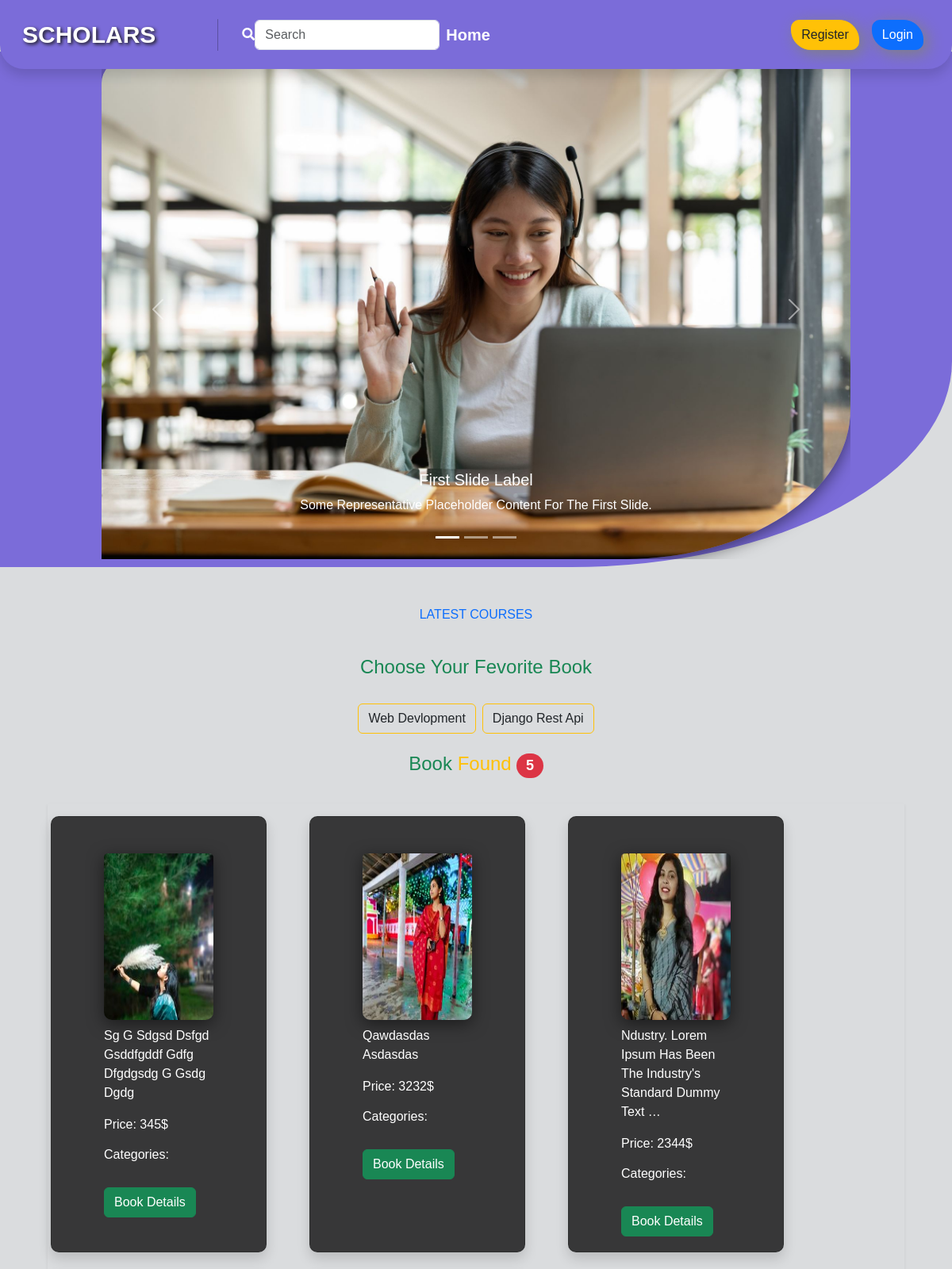
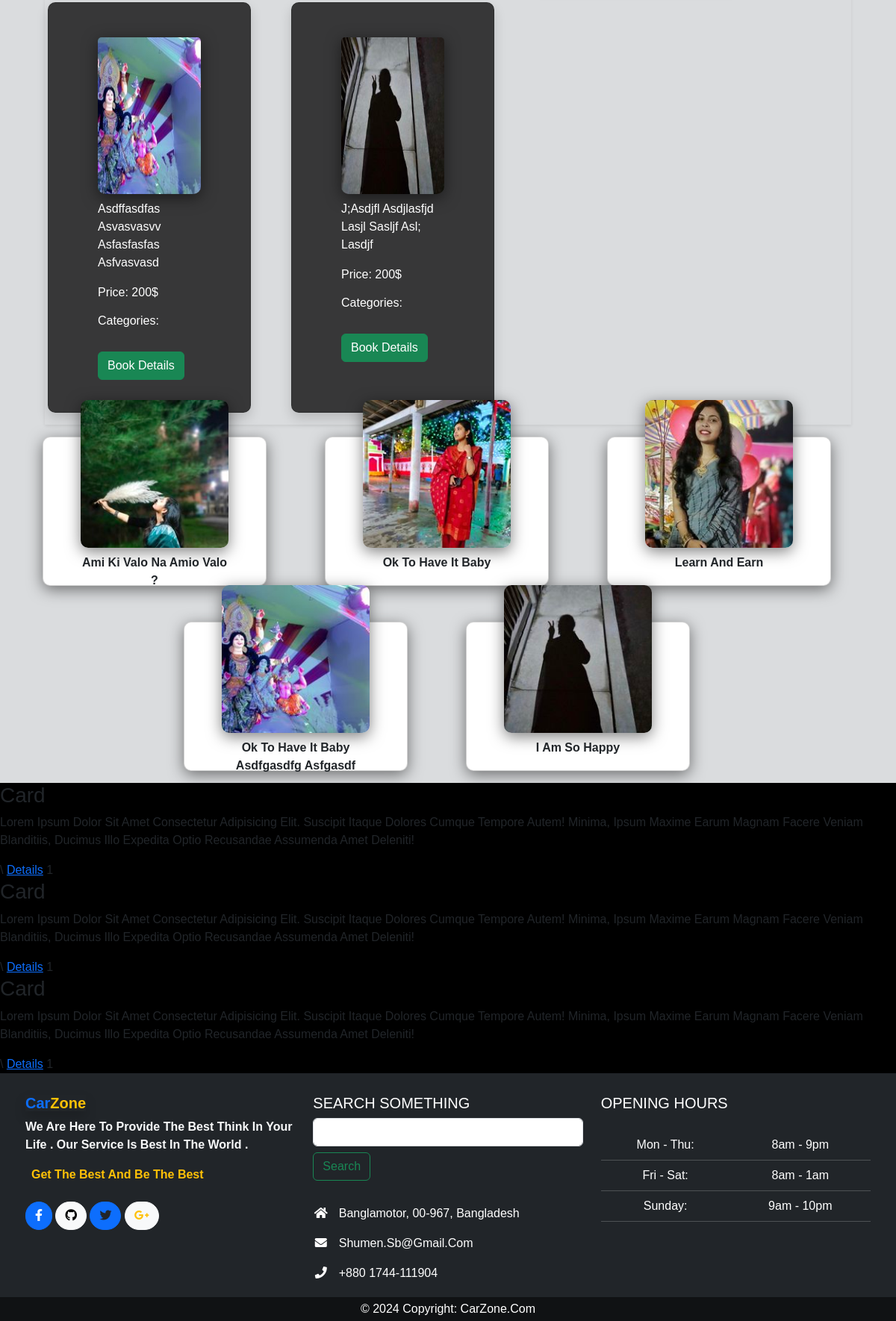
The page / on the database its author committed (2 pictures, top to bottom).
### Course/models.py (models this page shows, shortened)
class Type(models.Model):
    Name = models.CharField(max_length=100)
    slug = models.SlugField(max_length=100,unique=True, null=True, blank=True)

class AddCourse(models.Model):
    teacher = models.ForeignKey(User, on_delete=models.CASCADE,related_name='teacher' )
    Course_Title  = models.CharField(max_length=100)
    price = models.DecimalField(max_digits=10, decimal_places=0 , null=True)
    Content = models.TextField()
    Type = models.ForeignKey(Type,on_delete=models.CASCADE)
    image = models.ImageField(upload_to='Course/media/uploads/', blank = True, null = True)

### Core/views.py (the view)
# urls.py: path('',views.HomeView.as_view(),name='home'),
class  HomeView(View):
    template_name = 'home.html'
    def get(self, request, category_slug=None):
        data = models.AddCourse.objects.all()
        categories = models.Type.objects.all()
        if category_slug is not None:
            category = models.Type.objects.get(slug=category_slug)
            data = models.AddCourse.objects.filter(Type=category)
        return render(request, self.template_name, {"data": data, "categories": categories})

### Core/templates/home.html (shortened to what this page needs)
{% extends "base.html" %}
{% load static %}
{% block content %}
<div class='banner_container'>
    <div class='banner'>
        <div id="carouselExampleCaptions" class="carousel slide">
            <div class="carousel-indicators">
              <button type="button" data-bs-target="#carouselExampleCaptions" data-bs-slide-to="0" class="active" aria-current="true" aria-label="Slide 1"></button>
              <button type="button" data-bs-target="#carouselExampleCaptions" data-bs-slide-to="1" aria-label="Slide 2"></button>
              <button type="button" data-bs-target="#carouselExampleCaptions" data-bs-slide-to="2" aria-label="Slide 3"></button>
            </div>
            <div class="carousel-inner">
              <div class="carousel-item active">
                <img class='imgCao' src="{% static "img/1.jpg" %}" class="d-block w-100" alt="...">
                <div class="carousel-caption d-none d-md-block">
                  <h5>First slide label</h5>
                  <p>Some representative placeholder content for the first slide.</p>
                </div>
              </div>
            </div>
            <button class="carousel-control-prev" type="button" data-bs-target="#carouselExampleCaptions" data-bs-slide="prev">
              <span class="carousel-control-prev-icon" aria-hidden="true"></span>
            </button>
            <button class="carousel-control-next" type="button" data-bs-target="#carouselExampleCaptions" data-bs-slide="next">
              <span class="carousel-control-next-icon" aria-hidden="true"></span>
            </button>
          </div>
    </div>
</div>
  <section class='mt-5'>
    <p class='text-center text-primary'>LATEST COURSES</p>
    <h4 class='text-center p-4 text-success'>Choose Your Fevorite Book </h4>
<div class="d-flex  justify-content-center gap-2 flex-wrap">
     {% for cat in categories %}
     <a href="{% url "category_wise_post" cat.slug %}" class="text-decoration-none text-dark btn btn-outline-warning">{{ cat.Name }}</a>
     {% endfor %}
</div>
<h4 class='text-center text-warning p-4'><span class='text-success'>Book</span> found <span class='badge bg-danger rounded-pill top-0'>{{data | length}}</span></h4>
<div style="width: 90%; margin: auto;" class='shadow-sm'>
    <div class="row gap-4 p-5 p-md-3">
            {% for i in data  %}
                <div class="card col-sm-3  shadow bg-black bg-opacity-75 text-white" style="width: 17rem; height: 550px;">
                    <div class="card-body ">
                        <img src="{{i.image.url}}" class="card-img-top" style='width: 100%; height: 210px;' alt="...">
                        <p class="card-text">{{i.Content|truncatewords:10}}</p>
                        <p>price: {{i.price}}$</p>
                        <div class ='mb-4'>
                            <h6>Categories:</h6>
                        </div>
                        <button class='btn btn-success mb-1'><a class='text-decoration-none text-white' href="{% url "details_view" i.id %}">Book Details</a></button>
                    </div>
                </div>
            {% endfor %}
    </div>
</div>
  </section>
  <div class='d-flex justify-content-center align-items-center'>
    <div class="d-flex justify-content-center align-items-center flex-wrap gap-5 p-5 p-md-3">
    {% for i in data  %}
          <div class="card">
            <div class="imgbox">
              <img
                src="{{i.image.url}}" />
                <p class='text-center mt-2 fw-bold'>{{i.Course_Title}}</p>
            </div>
          </div>
    {% endfor %}
  </div>
</div>
<div class="Card_container">
  <div class="box">
    <h3>card</h3>
    <p>Lorem ipsum dolor sit amet consectetur adipisicing elit. Suscipit itaque dolores cumque tempore autem! Minima, ipsum maxime earum magnam facere veniam blanditiis, ducimus illo expedita optio recusandae assumenda amet deleniti!</p>\
    <a href="">Details</a>
    <span count>1</span>
  </div>
  <div class="box">
    <h3>card</h3>
    <p>Lorem ipsum dolor sit amet consectetur adipisicing elit. Suscipit itaque dolores cumque tempore autem! Minima, ipsum maxime earum magnam facere veniam blanditiis, ducimus illo expedita optio recusandae assumenda amet deleniti!</p>\
    <a href="">Details</a>
    <span count>1</span>
  </div>
  <div class="box">
    <h3>card</h3>
    <p>Lorem ipsum dolor sit amet consectetur adipisicing elit. Suscipit itaque dolores cumque tempore autem! Minima, ipsum maxime earum magnam facere veniam blanditiis, ducimus illo expedita optio recusandae assumenda amet deleniti!</p>\
    <a href="">Details</a>
    <span count>1</span>
  </div>
</div>
{% endblock content %}

### Core/templates/base.html (shortened to what this page needs)
<!doctype html>
{% load static %}
<html lang="en">
  <head>
    <link href="https://cdn.jsdelivr.net/npm/bootstrap@5.3.2/dist/css/bootstrap.min.css" rel="stylesheet">
    <link rel="stylesheet" href="https://cdnjs.cloudflare.com/ajax/libs/font-awesome/5.15.4/css/all.min.css">
    <link rel="stylesheet" href="{% static "css/style.css" %}">
</head>
  <body  class=' bg-secondary bg-opacity-25'>
    <nav class="navbar navbar-expand-lg shadow sticky-top p-3 navContainer" >
        <div class="container-fluid">
          <a class="navbar-brand fw-bold navTitle text-white me-md-5" href="{% url "home" %}">SCHOLARS</a>
          <div class="collapse navbar-collapse" id="navbarSupportedContent">
            <form class="d-flex" role="search">
                <button class="search-btn" type="submit"> <i class="fas fa-search text-white fw-bold"></i></button>
              <input class="form-control " type="search" placeholder="Search" aria-label="Search">
            </form>
            <ul class="navbar-nav me-auto mb-2 mb-lg-0">
              <li class="nav-item">
                <a class="nav-link  fw-bold text-white " href=" ">Home</a>
              </li>
            </ul>
            <div class="p-2">
              <ul class='navbar-nav d-flex  me-auto mb-2 mb-lg-0'>
               {% if request.user.is_authenticated %}
               {% if user.is_staff %}
               <li class="nav-item mx-3">
                <a
                  class=" btn-style btn btn-warning text-dark"
                  href="{% url "addCourse" %}"
                  >Teacher DashBord</a
                >
              </li>
               {% else %}
                <li class=" nav-item mx-3">
                  <a
                    class=" btn-style btn btn-warning text-dark"
                    href=""
                    >Student Profile</a
                  >
                </li>
                {% endif %}
                <li class="nav-item mx-3">
                  <a
                    class=" btn-style btn btn-danger text-dark"
                    href="{% url "accounts:logout" %}"
                    >Logout</a
                  >
                </li>
                {% else %}
                <li class="nav-item mx-md-3 my-2 my-md-0">
                  <a
                    class=" btn btn-warning text-dark btn-style"
                     href="{% url 'accounts:register' %}"
                    >Register</a
                  >
                </li>
                <li class="nav-item">
                  <a
                    class=" btn btn-primary text-white btn-style"
                    href="{% url "accounts:login" %}"
                    >login</a
                  >
                </li>
                {% endif %}
              </ul>
         </div>
          </div>
        </div>
      </nav>
      <div class='content-Min'>
        {% block content %}
        {% endblock content %}
      </div>
      <footer class="text-white text-center text-lg-start bg-dark ">
    <div class="container p-1">
      <div class="row mt-4">
        <div class="col-lg-4 col-md-12 mb-4 mb-md-0">
          <h5><a class=" fw-bold shadow text-warning text-decoration-none" href=" "><span class='text-primary fw-bold'>Car</span>Zone</a></h5>
          <p class='text-light  fw-bold'>We are here to provide the Best Think in your life . Our service is Best in the World . </p>
          <p class='text-warning ms-2 fw-bold'>Get the Best and Be the Best</p>
          <div class="mt-4 ">
            <a type="button" class="btn btn-floating rounded-pill btn-primary"><i class="fab fa-facebook-f"></i></a>
            <a type="button" class="btn btn-floating btn-light  rounded-pill"><i class="fab fa-github"></i></i></a>
            <a type="button" class="btn btn-floating btn-primary rounded-pill"><i class="fab fa-twitter text-dark"></i></a>
            <a type="button" class="btn btn-floating btn-light rounded-pill"><i class="fab fa-google-plus-g text-warning"></i></a>
          </div>
        </div>
        <div class="col-lg-4 col-md-6 mb-4 mb-md-0">
          <h5 class="text-uppercase mb-1 pb-1">Search something</h5>
          <div class="form-outline form-white mb-4">
            <input type="text" id="formControlLg" class="form-control form-control" />
            <label class="form-label btn btn-outline-success mt-2" for="formControlLg">Search</label>
          </div>
          <ul class="fa-ul" style="margin-left: 1.65em;">
            <li class="mb-3">
              <span class="fa-li"><i class="fas fa-home"></i></span><span class="ms-2">Banglamotor, 00-967, Bangladesh</span>
            </li>
            <li class="mb-3">
              <span class="fa-li"><i class="fas fa-envelope"></i></span><span class="ms-2">shumen.sb@gmail.com</span>
            </li>
            <li class="mb-3">
              <span class="fa-li"><i class="fas fa-phone"></i></span><span class="ms-2">+880 1744-111904</span>
            </li>
          </ul>
        </div>
        <div class="col-lg-4 col-md-6 mb-4 mb-md-0">
          <h5 class="text-uppercase mb-4">Opening hours</h5>
          <table class="table table-dark text-center  bg-dark text-white">
            <tbody>
              <tr>
                <td>Mon - Thu:</td>
                <td>8am - 9pm</td>
              </tr>
              <tr>
                <td>Fri - Sat:</td>
                <td>8am - 1am</td>
              </tr>
              <tr>
                <td>Sunday:</td>
                <td>9am - 10pm</td>
              </tr>
            </tbody>
          </table>
        </div>
      </div>
    </div>
    <div class="text-center p-1" style="background-color: rgba(0, 0, 0, 0.5);">
      © 2024 Copyright:
      <a class="text-white text-decoration-none" href="https://carzone.com/">CarZone.com</a>
    </div>
  </footer>
  </body>
</html>

### Core/static/css/style.css (style rules this page uses)
* { margin: 0; padding: 0; box-sizing: border-box; font-family: 'poppins',sans-serif; text-transform: capitalize; transition: all 0.3 linear; }
.navContainer { border-radius:0px 0px 30px 30px; background:#7B6CD9; }
.navTitle { text-shadow: 2px 2px 4px #1a1919; font-size: 30px; }
.nav-link { font-size: 20px; }
.content-Min { min-height: 50vh; }
.btn-style { box-shadow: 5px 5px 20px gray; border-radius: 10px 25px; }
.search-btn { background:#7B6CD9; border: none; }
.banner_container { background:#7B6CD9; margin-top: -22px; border-radius: 0px 0px 40% 0px; padding: 10px; }
.banner { width: 80%; height: 80%; margin: auto; }
.imgCao { width: 100%; border-radius: 30px 0px 30% 0px; }
.card { position: relative; width: 300px; height: 200px; border-radius: 10px; box-shadow: 0px 5px 20px rgba(0, 0, 0, 0.5); transition: 0.3s; padding: 30px 50px; background: #fff; cursor: pointer; margin-right: 30px; }
.imgbox { position: relative; width: 100%; height: 100%; transform: translateY(-80px); z-index: 99; }
img { width: 100%; border-radius: 10px; box-shadow: 0px 5px 20px rgba(0, 0, 0, 0.5); }
.Card_container { width: 100%; display: flex; justify-content: center; align-items: center; flex-wrap: wrap; background-color: #74EbD5; background-image: linear-gradient(90deg, #74EbD5 0%, #9face6 100% ); }
.box { background: #000; }

### rows shown on the page
Type: Name "Web Devlopment"
Type: Name "Django Rest Api"
AddCourse: image (picture), Content "Sg G Sdgsd Dsfgd Gsddfgddf Gdfg Dfgdgsdg G Gsdg Dgdg", price "345", Course_Title "Ami Ki Valo Na Amio Valo ?"
AddCourse: image (picture), Content "Qawdasdas Asdasdas", price "3232", Course_Title "Ok To Have It Baby"
AddCourse: image (picture), Content "Ndustry. Lorem Ipsum Has Been The Industry's Standard Dummy Text …", price "2344", Course_Title "Learn And Earn"
AddCourse: image (picture), Content "Asdffasdfas Asvasvasvv Asfasfasfas Asfvasvasd", price "200", Course_Title "Ok To Have It Baby Asdfgasdfg Asfgasdf"
AddCourse: image (picture), Content "J;asdjfl Asdjlasfjd Lasjl Sasljf Asl; Lasdjf", price "200", Course_Title "I Am So Happy"

### other values the page prints
{{ data | length }} "5"
